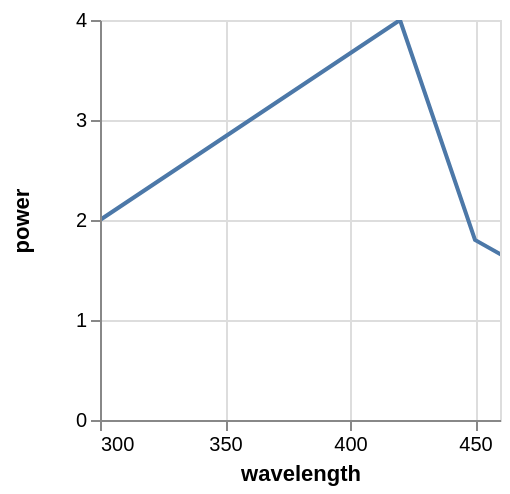

Describe this chart as a Vega-Lite specification.
### Vega specification from a JSON file in a GitHub repository (floating-point values rounded to 4 significant figures)
{"$schema": "https://vega.github.io/schema/vega/v4.json", "autosize": "pad", "padding": 5, "width": 200, "height": 200, "style": "cell", "data": [{"name": "source_0", "values": [{"wavelength": 250, "power": 1}, {"wavelength": 300, "power": 2}, {"wavelength": 420, "power": 4}, {"wavelength": 450, "power": 1.8}, {"wavelength": 500, "power": 1.1}]}, {"name": "data_0", "source": "source_0", "transform": [{"type": "formula", "expr": "toNumber(datum[\"wavelength\"])", "as": "wavelength"}, {"type": "formula", "expr": "toNumber(datum[\"power\"])", "as": "power"}]}], "marks": [{"name": "marks", "type": "line", "clip": true, "style": ["line"], "sort": {"field": "datum[\"wavelength\"]", "order": "descending"}, "from": {"data": "data_0"}, "encode": {"update": {"stroke": {"value": "#4c78a8"}, "x": {"scale": "x", "field": "wavelength"}, "y": {"scale": "y", "field": "power"}, "defined": {"signal": "datum[\"wavelength\"] !== null && !isNaN(datum[\"wavelength\"]) && datum[\"power\"] !== null && !isNaN(datum[\"power\"])"}}}}], "scales": [{"name": "x", "type": "linear", "domain": [300, 450], "range": [0, {"signal": "width"}], "nice": true, "zero": false}, {"name": "y", "type": "linear", "domain": {"data": "data_0", "field": "power"}, "range": [{"signal": "height"}, 0], "nice": true, "zero": true}], "axes": [{"scale": "x", "orient": "bottom", "title": "wavelength", "labelFlush": true, "labelOverlap": true, "tickCount": {"signal": "ceil(width/40)"}, "zindex": 1}, {"scale": "x", "orient": "bottom", "grid": true, "tickCount": {"signal": "ceil(width/40)"}, "gridScale": "y", "domain": false, "labels": false, "maxExtent": 0, "minExtent": 0, "ticks": false, "zindex": 0}, {"scale": "y", "orient": "left", "title": "power", "labelOverlap": true, "tickCount": {"signal": "ceil(height/40)"}, "zindex": 1}, {"scale": "y", "orient": "left", "grid": true, "tickCount": {"signal": "ceil(height/40)"}, "gridScale": "x", "domain": false, "labels": false, "maxExtent": 0, "minExtent": 0, "ticks": false, "zindex": 0}], "config": {"axisY": {"minExtent": 30}}}
